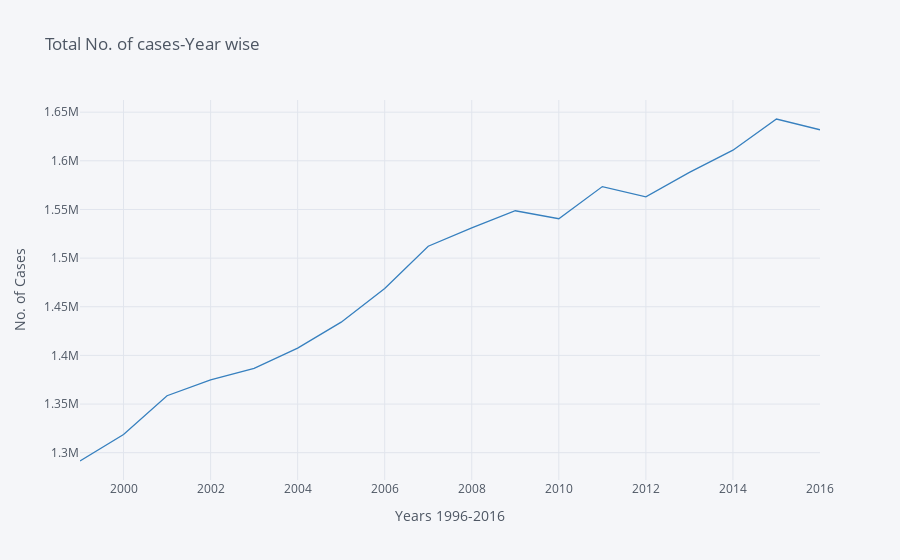

Write notebook code for a chart like this one.
### Markdown cell above
Total Number of cases - Year wise(Cummulative data)

### Code cell
cases_all_over = data[( data['AREA']=='United States')]
cases_all_over = cases_all_over[((cases_all_over['RACE'] == 'All Races') & (cases_all_over['SEX'] == 'Male and Female'))]
# cases_all_over
cases_all_over.iplot(x='YEAR',y='COUNT',xTitle='Years 1996-2016', title='Total No. of cases-Year wise',yTitle='No. of Cases',color='Blue')

### Figure 1 — Plotly figure (JSON) as saved in the notebook; plotly's stock layout.template omitted (floating-point values rounded to 4 significant figures)
{"data": [{"line": {"color": "rgba(55, 128, 191, 1.0)", "dash": "solid", "shape": "linear", "width": 1.3}, "mode": "lines", "name": "COUNT", "text": "", "type": "scatter", "x": ["1999", "2000", "2001", "2002", "2003", "2004", "2005", "2006", "2007", "2008", "2009", "2010", "2011", "2012", "2013", "2014", "2015", "2016"], "y": [1291451, 1318591, 1358564, 1374829, 1386567, 1407470, 1434143, 1468866, 1512205, 1531122, 1548679, 1540439, 1573504, 1562923, 1588102, 1610944, 1642971, 1631924]}], "layout": {"legend": {"bgcolor": "#F5F6F9", "font": {"color": "#4D5663"}}, "paper_bgcolor": "#F5F6F9", "plot_bgcolor": "#F5F6F9", "title": {"font": {"color": "#4D5663"}, "text": "Total No. of cases-Year wise"}, "xaxis": {"gridcolor": "#E1E5ED", "showgrid": true, "tickfont": {"color": "#4D5663"}, "title": {"font": {"color": "#4D5663"}, "text": "Years 1996-2016"}, "zerolinecolor": "#E1E5ED"}, "yaxis": {"gridcolor": "#E1E5ED", "showgrid": true, "tickfont": {"color": "#4D5663"}, "title": {"font": {"color": "#4D5663"}, "text": "No. of Cases"}, "zerolinecolor": "#E1E5ED"}}}
